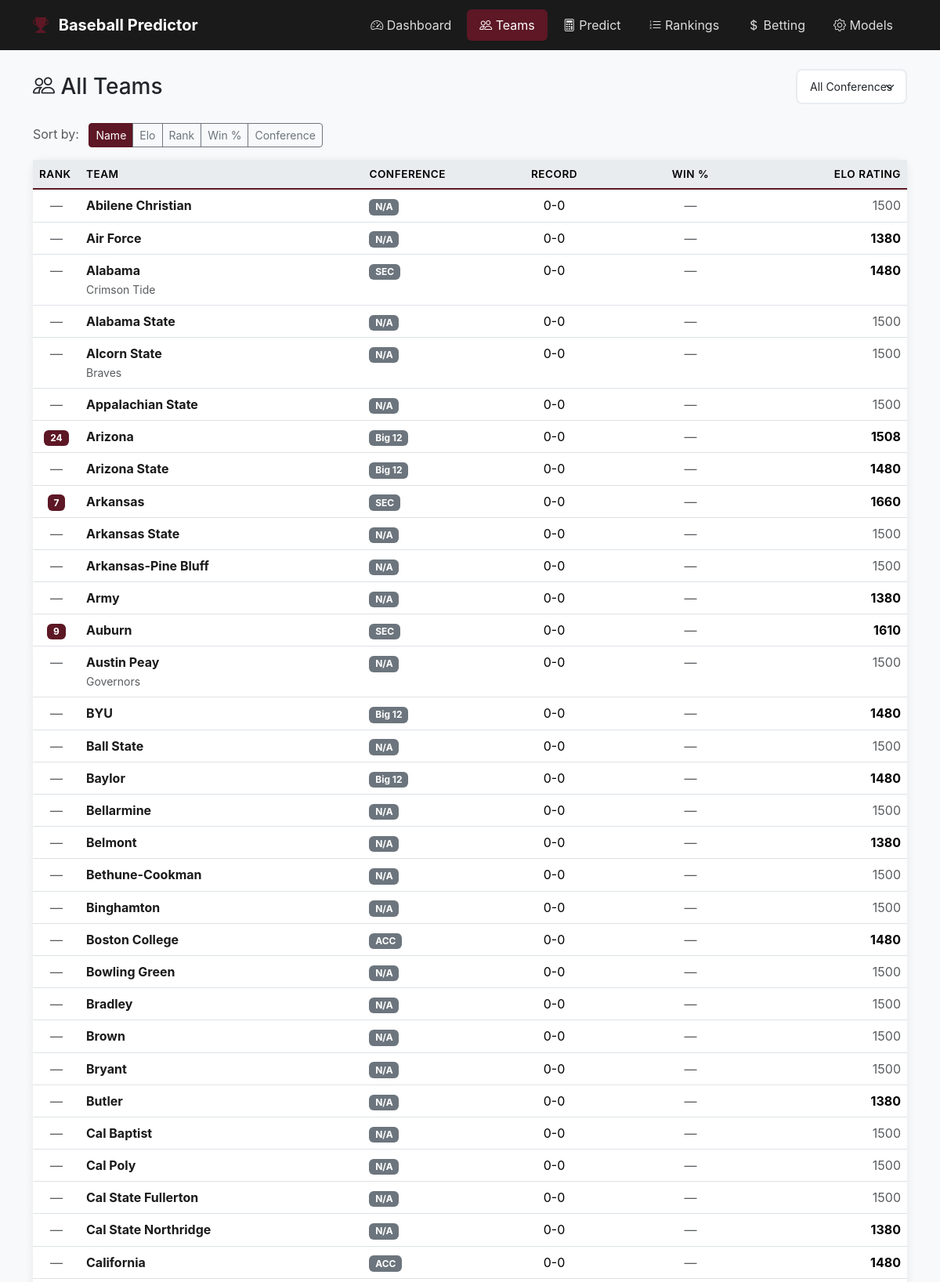
The page /teams (upper part) on the database its author committed.
### tables this page shows
CREATE TABLE teams (
            id TEXT PRIMARY KEY,
            name TEXT NOT NULL,
            nickname TEXT,
            conference TEXT,
            division TEXT,
            athletics_url TEXT,
            preseason_rank INTEGER,
            current_rank INTEGER,
            created_at TEXT DEFAULT CURRENT_TIMESTAMP,
            updated_at TEXT DEFAULT CURRENT_TIMESTAMP
        );

CREATE TABLE elo_ratings (
                    team_id TEXT PRIMARY KEY,
                    rating REAL DEFAULT 1500,
                    games_played INTEGER DEFAULT 0,
                    updated_at TEXT DEFAULT CURRENT_TIMESTAMP
                );

### web/app.py (the view)
@app.route('/teams')
def teams():
    all_teams = get_all_teams()
    conferences = sorted(set(t['conference'] for t in all_teams if t['conference']))
    sort_by = request.args.get('sort', 'name')
    if sort_by == 'elo':
        all_teams.sort(key=lambda x: x.get('elo_rating') or 0, reverse=True)
    elif sort_by == 'rank':
        all_teams.sort(key=lambda x: (x.get('current_rank') or 999, x['name']))
    elif sort_by == 'win_pct':
        all_teams.sort(key=lambda x: x.get('win_pct', 0), reverse=True)
    elif sort_by == 'conference':
        all_teams.sort(key=lambda x: (x.get('conference') or 'ZZZ', x['name']))
    else:
        all_teams.sort(key=lambda x: x['name'])
    return render_template('teams.html',
                          teams=all_teams,
                          conferences=conferences,
                          sort_by=sort_by)

### scripts/database.py (called while the page is built)
def get_connection():
    DB_PATH.parent.mkdir(parents=True, exist_ok=True)
    conn = sqlite3.connect(DB_PATH)
    conn.row_factory = sqlite3.Row  # Dict-like access
    return conn

### web/app.py (called while the page is built)
def get_all_teams():
    conn = get_connection()
    c = conn.cursor()
    c.execute('''
        SELECT t.id, t.name, t.nickname, t.conference, t.current_rank,
               e.rating as elo_rating
        FROM teams t
        LEFT JOIN elo_ratings e ON t.id = e.team_id
        ORDER BY t.name
    ''')
    teams = []
    for row in c.fetchall():
        team = dict(row)
        record = get_team_record(team['id'])
        team['wins'] = record['wins']
        team['losses'] = record['losses']
        team['win_pct'] = record['pct']
        teams.append(team)
    conn.close()
    return teams

### web/templates/teams.html (shortened to what this page needs)
{% extends "base.html" %}
{% block content %}
<div class="d-flex justify-content-between align-items-center mb-4">
    <h1 class="h3 mb-0">
        <i class="bi bi-people"></i> All Teams
    </h1>
    <div class="d-flex gap-2">
        <select class="form-select form-select-sm" id="conferenceFilter" style="width: auto;">
            <option value="">All Conferences</option>
        </select>
    </div>
</div>
<div class="mb-3">
    <span class="text-muted me-2">Sort by:</span>
    <div class="btn-group" role="group">
        <a href="/teams?sort=name" class="btn btn-sm {% if sort_by == 'name' %}btn-maroon{% else %}btn-outline-secondary{% endif %}">Name</a>
        <a href="/teams?sort=elo" class="btn btn-sm {% if sort_by == 'elo' %}btn-maroon{% else %}btn-outline-secondary{% endif %}">Elo</a>
        <a href="/teams?sort=rank" class="btn btn-sm {% if sort_by == 'rank' %}btn-maroon{% else %}btn-outline-secondary{% endif %}">Rank</a>
        <a href="/teams?sort=win_pct" class="btn btn-sm {% if sort_by == 'win_pct' %}btn-maroon{% else %}btn-outline-secondary{% endif %}">Win %</a>
        <a href="/teams?sort=conference" class="btn btn-sm {% if sort_by == 'conference' %}btn-maroon{% else %}btn-outline-secondary{% endif %}">Conference</a>
    </div>
</div>
<div class="card">
    <div class="table-responsive">
        <table class="table table-hover mb-0" id="teamsTable">
            <thead>
                <tr>
                    <th style="width: 60px;">Rank</th>
                    <th>Team</th>
                    <th>Conference</th>
                    <th class="text-center">Record</th>
                    <th class="text-center">Win %</th>
                    <th class="text-end">Elo Rating</th>
                </tr>
            </thead>
            <tbody>
                {% for team in teams %}
                <tr data-conference="{{ team.conference or '' }}">
                    <td class="text-center">
                        {% if team.current_rank %}
                        <span class="badge bg-maroon">{{ team.current_rank }}</span>
                        {% else %}
                        <span class="text-muted">—</span>
                        {% endif %}
                    </td>
                    <td>
                        <a href="/team/{{ team.id }}" class="team-link">
                            <strong>{{ team.name }}</strong>
                        </a>
                        {% if team.nickname %}
                        <br><small class="text-muted">{{ team.nickname }}</small>
                        {% endif %}
                    </td>
                    <td>
                        <span class="badge bg-secondary">{{ team.conference or 'N/A' }}</span>
                    </td>
                    <td class="text-center">
                        {% if team.wins or team.losses %}
                        {{ team.wins }}-{{ team.losses }}
                        {% else %}
                        0-0
                        {% endif %}
                    </td>
                    <td class="text-center">
                        {% if team.win_pct %}
                        <div class="d-flex align-items-center gap-2">
                            <div class="progress flex-grow-1" style="height: 8px; width: 60px;">
                                <div class="progress-bar {% if team.win_pct >= 0.6 %}bg-success{% elif team.win_pct <= 0.4 %}bg-danger{% endif %}"
                                     style="width: {{ team.win_pct * 100 }}%"></div>
                            </div>
                            <span>{{ (team.win_pct * 100)|round(1) }}%</span>
                        </div>
                        {% else %}
                        <span class="text-muted">—</span>
                        {% endif %}
                    </td>
                    <td class="text-end">
                        {% if team.elo_rating %}
                        <strong>{{ team.elo_rating|round(0)|int }}</strong>
                        {% else %}
                        <span class="text-muted">1500</span>
                        {% endif %}
                    </td>
                </tr>
                {% endfor %}
            </tbody>
        </table>
    </div>
</div>
{% endblock %}

### web/templates/base.html (style rules this page uses)
:root { --maroon: #5D1725; --maroon-dark: #4a1120; --grey: #777777; --dark: #1a1a1a; --light-grey: #e9ecef; }
body { background-color: #f8f9fa; font-family: -apple-system, BlinkMacSystemFont, 'Segoe UI', Roboto, Oxygen, Ubuntu, sans-serif; }
.card { border: none; border-radius: 12px; box-shadow: 0 2px 12px rgba(0,0,0,0.08); margin-bottom: 1.5rem; }
.table { margin-bottom: 0; }
.table thead th { background-color: var(--light-grey); border-bottom: 2px solid var(--maroon); font-weight: 600; font-size: 0.85rem; text-transform: uppercase; letter-spacing: 0.5px; }
.badge.bg-maroon { background-color: var(--maroon) !important; }
a.team-link { color: var(--dark); text-decoration: none; font-weight: 500; }
.form-select, .form-control { border-radius: 8px; border: 2px solid var(--light-grey); padding: 0.625rem 1rem; }
.btn-maroon { background-color: var(--maroon); border-color: var(--maroon); color: white; }

### rows shown on the page
teams: name "Abilene Christian", conference "N/A", shows "0-0", shows "1500"
teams: name "Air Force", conference "N/A", shows "0-0", elo_rating "1380"
teams: name "Alabama", nickname "Crimson Tide", conference "SEC", shows "0-0", elo_rating "1480"
teams: name "Alabama State", conference "N/A", shows "0-0", shows "1500"
teams: name "Alcorn State", nickname "Braves", conference "N/A", shows "0-0", shows "1500"
teams: name "Appalachian State", conference "N/A", shows "0-0", shows "1500"
teams: current_rank "24", name "Arizona", conference "Big 12", shows "0-0", elo_rating "1508"
teams: name "Arizona State", conference "Big 12", shows "0-0", elo_rating "1480"
teams: current_rank "7", name "Arkansas", conference "SEC", shows "0-0", elo_rating "1660"
teams: name "Arkansas State", conference "N/A", shows "0-0", shows "1500"
teams: name "Arkansas-Pine Bluff", conference "N/A", shows "0-0", shows "1500"
teams: name "Army", conference "N/A", shows "0-0", elo_rating "1380"
teams: current_rank "9", name "Auburn", conference "SEC", shows "0-0", elo_rating "1610"
teams: name "Austin Peay", nickname "Governors", conference "N/A", shows "0-0", shows "1500"
teams: name "BYU", conference "Big 12", shows "0-0", elo_rating "1480"
teams: name "Ball State", conference "N/A", shows "0-0", shows "1500"
teams: name "Baylor", conference "Big 12", shows "0-0", elo_rating "1480"
teams: name "Bellarmine", conference "N/A", shows "0-0", shows "1500"
teams: name "Belmont", conference "N/A", shows "0-0", elo_rating "1380"
teams: name "Bethune-Cookman", conference "N/A", shows "0-0", shows "1500"
teams: name "Binghamton", conference "N/A", shows "0-0", shows "1500"
teams: name "Boston College", conference "ACC", shows "0-0", elo_rating "1480"
teams: name "Bowling Green", conference "N/A", shows "0-0", shows "1500"
teams: name "Bradley", conference "N/A", shows "0-0", shows "1500"
teams: name "Brown", conference "N/A", shows "0-0", shows "1500"
teams: name "Bryant", conference "N/A", shows "0-0", shows "1500"
teams: name "Butler", conference "N/A", shows "0-0", elo_rating "1380"
teams: name "Cal Baptist", conference "N/A", shows "0-0", shows "1500"
teams: name "Cal Poly", conference "N/A", shows "0-0", shows "1500"
teams: name "Cal State Fullerton", conference "N/A", shows "0-0", shows "1500"
teams: name "Cal State Northridge", conference "N/A", shows "0-0", elo_rating "1380"
teams: name "California", conference "ACC", shows "0-0", elo_rating "1480"
